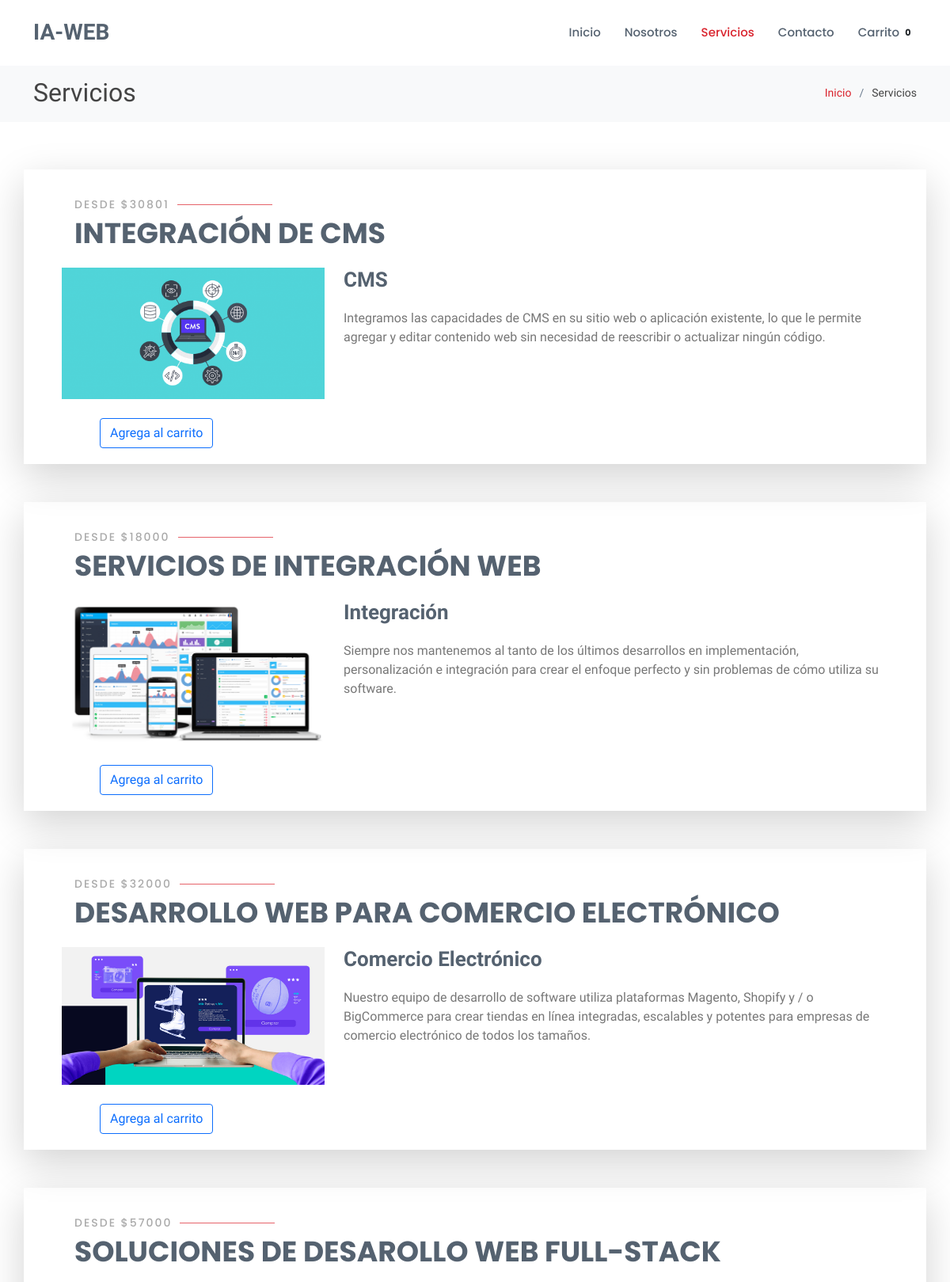
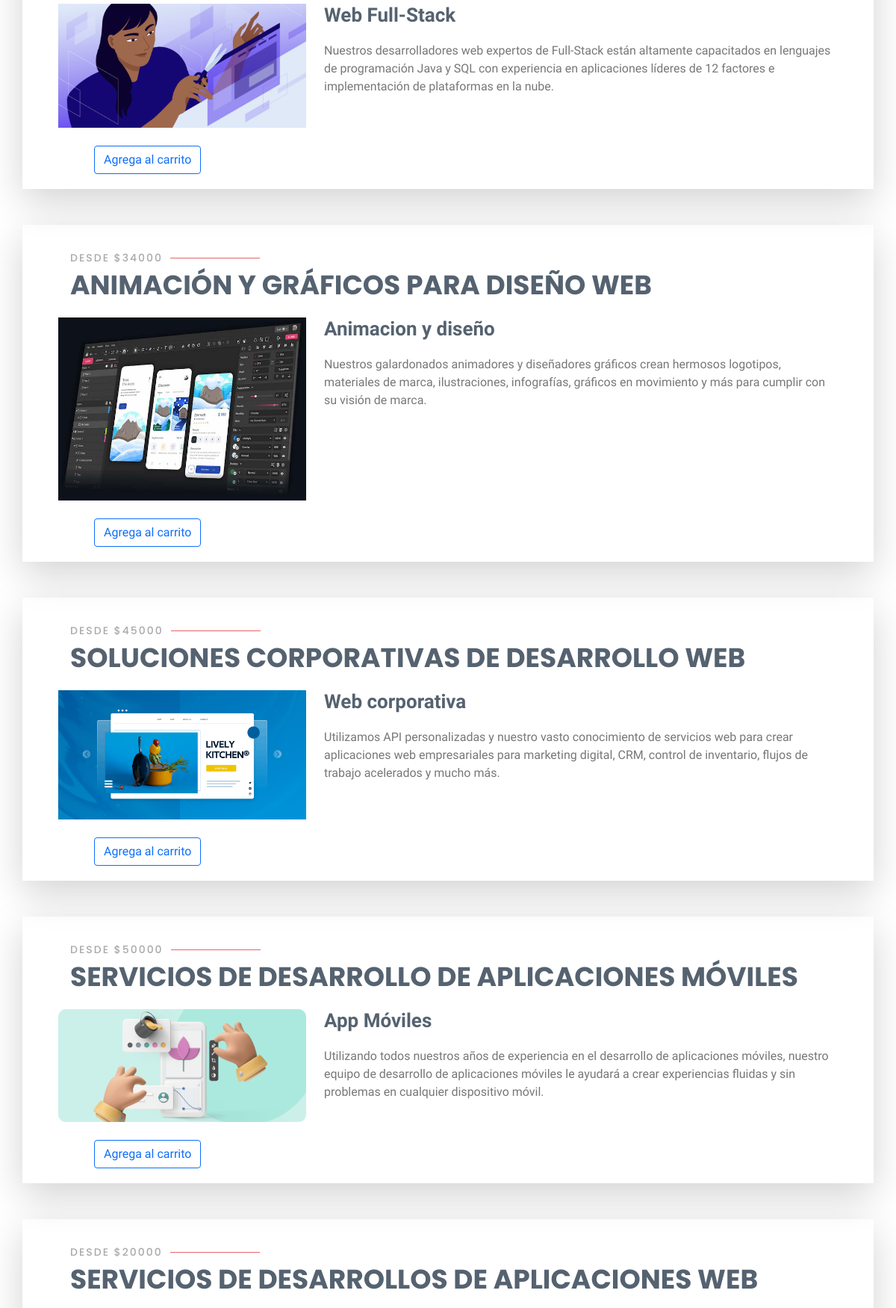
Page /services/ (upper part) on the committed database (2 pictures, top to bottom).
### services/models.py (models this page shows, shortened)
class Service(models.Model):
    title = models.CharField(max_length=200, verbose_name='Titulo')
    subtitle = models.CharField(max_length=200, verbose_name='Subtítulo')
    content = RichTextUploadingField(verbose_name='Contenido')
    image = models.ImageField(upload_to='services', verbose_name="Imagen")
    pricing = models.IntegerField(verbose_name="Precio")
    created = models.DateTimeField(auto_now_add=True, verbose_name='Fecha de creación')
    updated = models.DateTimeField(auto_now=True, verbose_name='Fecha de modificación')
    class Meta:
        verbose_name = 'Servicio'
        verbose_name_plural = 'Servicios'
        ordering = ['-updated']

### services/views.py (the view)
# urls.py: path('',views.service_list, name='service_list'),
def service_list(request):
    services = Service.objects.all()
    return render(request, 'services/service_list.html', {'services':services})

### services/templates/services/service_list.html (shortened to what this page needs)
{% extends "core/base.html" %}
{% block content %}
{% load static %}
<main id="main">
    {% if request.user.is_staff != True %}
        <section id="breadcrumbs" class="breadcrumbs">
            <div class="container">
                <div class="d-flex justify-content-between align-items-center">
                    <h2>Servicios</h2>
                    <ol>
                        <li><a href="{% url 'core:home' %}">Inicio</a></li>
                        <li>Servicios</li>
                    </ol>
                </div>
            </div>
        </section>
    {% endif %}
    <section id="features" class="features">
        {% for service in services %}
        <div class="container shadow-lg px-5 pb-3 mb-5">
            <div class="section-title p-3">
                <h2 class="pt-4">Desde ${{service.pricing}}</h2>
                <p>{{service.title}}</p>
            </div>
            <div class="row">
                <div class="col-lg-12 mt-4 mt-lg-0">
                    <div class="tab-content">
                        <div class="tab-pane active show" id="tab-1">
                            <div class="row">
                                <div class="col-lg-8 details order-2">
                                    <h3>{{service.subtitle}}</h3>
                                    {{service.content|safe}}
                                </div>
                                <div class="col-lg-4 text-center order-1 pb-4">
                                    <img src="{{service.image.url}}" alt="" class="img-fluid">
                                </div>
                            </div>
                        </div>
                    </div>
                </div>
            </div>
            <a class="btn btn-outline-primary mb-1 mx-5"onclick='agregaCarrito({{service.id}})' >Agrega al carrito</a>
        </div>
        {% endfor %}
    </section>
</main>
{% endblock %}

### core/templates/core/base.html (shortened to what this page needs)
<!DOCTYPE html>
<html lang="en">
<head>
    {% load static %}
    <link href="{% static 'core/vendor/animate.css/animate.min.css'  %}" rel="stylesheet">
    <link href="{% static 'core/vendor/bootstrap/css/bootstrap.min.css'  %}" rel="stylesheet">
    <link href="{% static 'core/vendor/bootstrap-icons/bootstrap-icons.css'  %}" rel="stylesheet">
    <link href="{% static 'core/vendor/boxicons/css/boxicons.min.css'  %}" rel="stylesheet">
    <link href="{% static 'core/vendor/glightbox/css/glightbox.min.css'  %}" rel="stylesheet">
    <link href="{% static 'core/vendor/remixicon/remixicon.css'  %}" rel="stylesheet">
    <link href="{% static 'core/vendor/swiper/swiper-bundle.min.css'  %}" rel="stylesheet">
    <link href="{% static 'core/css/style.css' %}" rel="stylesheet">
</head>
<body>
    <header id="header" class="fixed-top d-flex align-items-center">
        <div class="container d-flex align-items-center">
            <h1 class="logo me-auto"><a href="{% url 'core:home' %}">IA-WEB</a></h1>
            <nav id="navbar" class="navbar">
                <ul>
                    <li><a href="{% url 'core:home' %}" class="{% if request.path == '/' %} active {% endif %}">Inicio</a></li>
                    <li><a href="{% url 'core:about' %}" class="{% if request.path == '/about/' %} active {% endif %}">Nosotros</a></li>
                    <li><a href="{% url 'services:service_list' %}" class="{% if request.path == '/services/' %} active {% endif %}">Servicios</a></li>
                    <li><a href="{% url 'contact:contact' %}" class="{% if request.path == '/contact/' %} active {% endif %}">Contacto</a></li>
                    <li><a href="#" onclick="verPedido()" class=" ">Carrito <span id='cart-badge' class="badge badge-danger text-dark">0</span></a></li>
                </ul>
            </nav>
        </div>
    </header>
    {% block content %} {% endblock %}
</body>
</html>

### core/static/core/css/style.css (style rules this page uses)
body { font-family: "Open Sans", sans-serif; color: #444444; }
a { text-decoration: none; color: #d9232d; }
h1, h2, h3, h4, h5, h6 { font-family: "Raleway", sans-serif; }
#header { background: white; transition: all 0.5s; z-index: 997; padding: 20px 0; }
#header .logo { font-size: 28px; margin: 0; padding: 0; line-height: 1; font-weight: 700; text-transform: uppercase; }
#header .logo a { color: #556270; }
.navbar { padding: 0; }
.navbar ul { margin: 0; padding: 0; display: flex; list-style: none; align-items: center; }
.navbar li { position: relative; }
.navbar a, .navbar a:focus { display: flex; align-items: center; justify-content: space-between; padding: 10px 0 10px 30px; font-family: "Poppins", sans-serif; font-size: 15px; font-weight: 500; color: #556270; white-space: nowrap; transition: 0.3s; }
.navbar a:hover, .navbar .active, .navbar .active:focus, .navbar li:hover > a { color: #d9232d; }
section { padding: 60px 0; overflow: hidden; }
.section-title { padding-bottom: 40px; }
.section-title h2 { font-size: 14px; font-weight: 500; padding: 0; line-height: 1px; margin: 0 0 5px 0; letter-spacing: 2px; text-transform: uppercase; color: #aaaaaa; font-family: "Poppins", sans-serif; }
.section-title h2::after { content: ""; width: 120px; height: 1px; display: inline-block; background: #e6636a; margin: 4px 10px; }
.section-title p { margin: 0; margin: 0; font-size: 36px; font-weight: 700; text-transform: uppercase; font-family: "Poppins", sans-serif; color: #556270; }
.breadcrumbs { padding: 18px 0; background: #f8f9fa; min-height: 40px; margin-top: 80px; }
.breadcrumbs h2 { font-size: 32px; font-weight: 300; margin: 0; }
.breadcrumbs ol { display: flex; flex-wrap: wrap; list-style: none; padding: 0; margin: 0; font-size: 14px; }
.breadcrumbs ol li + li { padding-left: 10px; }
.breadcrumbs ol li + li::before { display: inline-block; padding-right: 10px; color: #6b7b8d; content: "/"; }
.features { overflow: hidden; }
.features .tab-pane.active { -webkit-animation: fadeIn 0.5s ease-out; animation: fadeIn 0.5s ease-out; }
.features .details h3 { font-size: 26px; font-weight: 600; margin-bottom: 20px; color: #556270; }
.features .details p { color: #777777; }
.features .details p:last-child { margin-bottom: 0; }

### rows in the picture
Service: pricing "30801", title "INTEGRACIÓN DE CMS", subtitle "CMS", content "Integramos las capacidades de CMS en su sitio web o aplicación existente, lo que le permite agregar y editar contenido web sin necesidad de reescribir o actualizar ningún código.", image (picture)
Service: pricing "18000", title "SERVICIOS DE INTEGRACIÓN WEB", subtitle "Integración", content "Siempre nos mantenemos al tanto de los últimos desarrollos en implementación, personalización e integración para crear el enfoque perfecto y sin problemas de cómo utiliza su software.", image (picture)
Service: pricing "32000", title "DESARROLLO WEB PARA COMERCIO ELECTRÓNICO", subtitle "Comercio Electrónico", content "Nuestro equipo de desarrollo de software utiliza plataformas Magento, Shopify y / o BigCommerce para crear tiendas en línea integradas, escalables y potentes para empresas de comercio electrónico de todos los tamaños.", image (picture)
Service: pricing "57000", title "SOLUCIONES DE DESAROLLO WEB FULL-STACK", subtitle "Web Full-Stack", content "Nuestros desarrolladores web expertos de Full-Stack están altamente capacitados en lenguajes de programación Java y SQL con experiencia en aplicaciones líderes de 12 factores e implementación de plataformas en la nube.", image (picture)
Service: pricing "34000", title "ANIMACIÓN Y GRÁFICOS PARA DISEÑO WEB", subtitle "Animacion y diseño", content "Nuestros galardonados animadores y diseñadores gráficos crean hermosos logotipos, materiales de marca, ilustraciones, infografías, gráficos en movimiento y más para cumplir con su visión de marca.", image (picture)
Service: pricing "45000", title "SOLUCIONES CORPORATIVAS DE DESARROLLO WEB", subtitle "Web corporativa", content "Utilizamos API personalizadas y nuestro vasto conocimiento de servicios web para crear aplicaciones web empresariales para marketing digital, CRM, control de inventario, flujos de trabajo acelerados y mucho más.", image (picture)
Service: pricing "50000", title "SERVICIOS DE DESARROLLO DE APLICACIONES MÓVILES", subtitle "App Móviles", content "Utilizando todos nuestros años de experiencia en el desarrollo de aplicaciones móviles, nuestro equipo de desarrollo de aplicaciones móviles le ayudará a crear experiencias fluidas y sin problemas en cualquier dispositivo móvil.", image (picture)
Service: pricing "20000", title "SERVICIOS DE DESARROLLOS DE APLICACIONES WEB"
